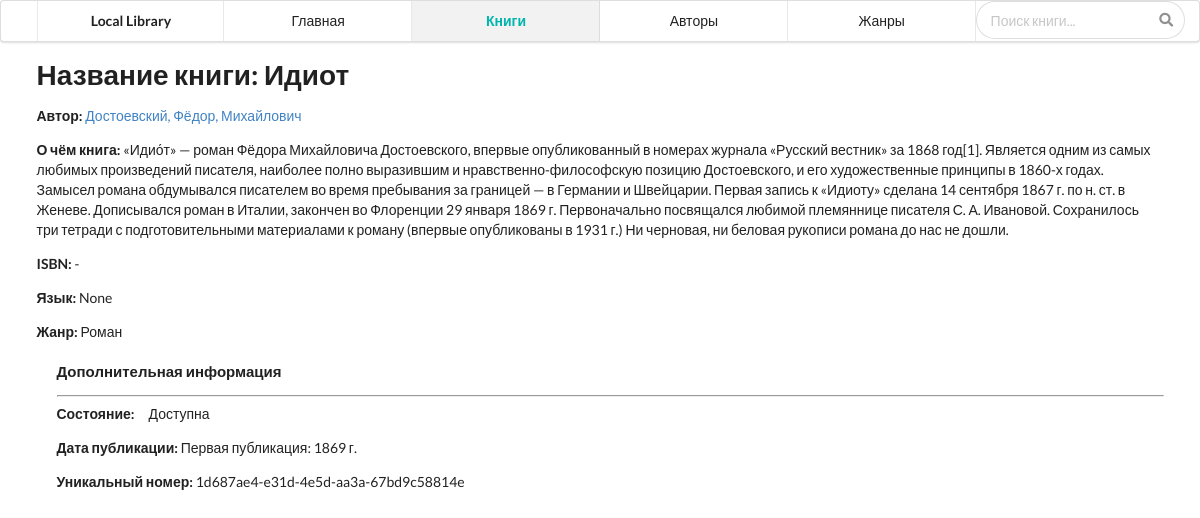
/catalog/book/2, run on the app's committed database.
### catalog/models.py (models this page shows, shortened)
class Book(models.Model):
    title = models.CharField(max_length=200)
    author = models.ForeignKey('Author', on_delete=models.SET_NULL, null=True)
    summary = models.TextField(max_length=1000, help_text="Введите краткое описание книги")
    isbn = models.CharField('ISBN', max_length=13,
                            help_text='13 Character <a href="https://www.isbn-international.org/content/what-isbn">ISBN number</a>')
    genre = models.ManyToManyField(Genre, help_text="Выберите жанр данной книги")
    language = models.ForeignKey('Language', on_delete=models.SET_NULL, null=True)
    class Meta:
        verbose_name = 'Книга'
        verbose_name_plural = 'Книги'
    def display_genre(self):
        return ', '.join([genre.name for genre in self.genre.all()[:3]])
    display_genre.short_description = 'Genre'

class Author(models.Model):
    first_name = models.CharField(max_length=100, default=None)
    midle_name = models.CharField(max_length=100, default=None)
    last_name = models.CharField(max_length=100, default=None)
    date_of_birth = models.DateField(null=True, blank=True)
    date_of_death = models.DateField('Died', null=True, blank=True)
    class Meta:
        verbose_name = 'Автор'
        verbose_name_plural = 'Авторы'
    def __str__(self):
        return '%s, %s, %s' % (self.last_name, self.first_name, self.midle_name)

class Genre(models.Model):
    name = models.CharField(max_length=200, help_text="Введите жанр книги (боевик, триллер, роман и т.д.)")
    class Meta:
        verbose_name = 'Жанр'
        verbose_name_plural = 'Жанры'
    def __str__(self):
        return self.name

class BookInstance(models.Model):
    id = models.UUIDField(primary_key=True, default=uuid.uuid4,
                          help_text="Уникальный идентификатор данной книги во всей библиотеке")
    book = models.ForeignKey('Book', on_delete=models.SET_NULL, null=True)
    imprint = models.CharField(max_length=200)
    due_back = models.DateField(null=True, blank=True)
    borrower = models.ForeignKey(User, on_delete=models.SET_NULL, null=True, blank=True)
    LOAN_STATUS = (
        ('m', 'Недоступна'),
        ('o', 'Взаймы'),
        ('a', 'Доступна'),
        ('r', 'Зарезервированная'),
    )
    status = models.CharField(max_length=1, choices=LOAN_STATUS, blank=True, default='d', help_text='Наличие книги')
    class Meta:
        verbose_name = 'Экземпляр книги'
        verbose_name_plural = 'Экземпляры книг'
        ordering = ["due_back"]
        permissions = (("can_mark_returned", "Set book as returned"),)

### catalog/views.py (the view)
# urls.py: re_path(r'^book/(?P<pk>\d+)$', views.BookDetailView.as_view(), name='book-detail'),
class BookDetailView(generic.DetailView):
    model = Book

### catalog/templates/catalog/book_detail.html (shortened to what this page needs)
{% extends "base.html" %}
{% block sidebar %}
    <div class="ui six item menu">
        <div class="ui container">
            <a class="header teal item" href="/">Local Library</a>
            <a class="item" href="{% url 'index' %}">Главная</a>
            <a class="teal item active" href="{% url 'books' %}"><strong>Книги</strong></a>
            <a class="item" href="{% url 'authors' %}">Авторы</a>
            <a class="item" href="">Жанры</a>
            <div class="ui medium right aligned category search">
                <div class="ui icon input">
                    <input class="prompt" type="text" placeholder="Поиск книги...">
                </div>
            </div>
        </div>
    </div>
{% endblock %}
{% block content %}
    <h1>Название книги: {{ book.title }}</h1>
    <p><strong>Автор:</strong> <a href="">{{ book.author }}</a></p>
    <p><strong>О чём книга:</strong> {{ book.summary }}</p>
    <p><strong>ISBN:</strong> {{ book.isbn }}</p>
    <p><strong>Язык:</strong> {{ book.language }}</p>
    <p><strong>Жанр:</strong> {% for genre in book.genre.all %}
        {{ genre }}{% if not forloop.last %}, {% endif %}{% endfor %}</p>
    <div style="margin-left:20px;margin-top:20px">
        <h4>Дополнительная информация</h4>
        {% for copy in book.bookinstance_set.all %}
            <hr>
            <p class="{% if copy.status == 'a' %}text-success{% elif copy.status == 'd' %}text-danger{% else %}
            text-warning{% endif %}"><strong>Состояние:&emsp;</strong>{{ copy.get_status_display }}</p>
            <p><strong>Дата публикации:</strong> {{ copy.imprint }}</p>
            <p class="text-muted"><strong>Уникальный номер:</strong> {{ copy.id }}</p>
        {% endfor %}
    </div>
{% endblock %}

### catalog/static/css/site.css (style rules this page uses)
html, body { height: 100%; }
html { font-size: 14px; }
body { margin: 0px; padding: 0px; overflow-x: hidden; min-width: 320px; background: #FFFFFF; font-family: 'Lato', 'Helvetica Neue', Arial, Helvetica, sans-serif; font-size: 14px; line-height: 1.4285em; color: rgba(0, 0, 0, 0.87); font-smoothing: antialiased; }
h1, h2, h3, h4, h5 { font-family: 'Lato', 'Helvetica Neue', Arial, Helvetica, sans-serif; line-height: 1.28571429em; margin: calc(2rem - 0.14285714em ) 0em 1rem; font-weight: bold; padding: 0em; }
h1 { min-height: 1rem; font-size: 2rem; }
h4 { font-size: 1.07142857rem; }
h1:first-child, h2:first-child, h3:first-child, h4:first-child, h5:first-child { margin-top: 0em; }
p { margin: 0em 0em 1em; line-height: 1.4285em; }
p:last-child { margin-bottom: 0em; }
a { color: #4183C4; text-decoration: none; }

### catalog/static/css/container.css (style rules this page uses)
.ui.container { display: block; max-width: 100% !important; }
@media only screen and (min-width: 1200px) { .ui.container { width: 1127px; margin-left: auto !important; margin-right: auto !important; } }

### catalog/static/css/menu.css (style rules this page uses)
.ui.menu { display: -webkit-box; display: -ms-flexbox; display: flex; margin: 1rem 0em; font-family: 'Lato', 'Helvetica Neue', Arial, Helvetica, sans-serif; background: #FFFFFF; font-weight: normal; border: 1px solid rgba(34, 36, 38, 0.15); -webkit-box-shadow: 0px 1px 2px 0 rgba(34, 36, 38, 0.15); box-shadow: 0px 1px 2px 0 rgba(34, 36, 38, 0.15); border-radius: 0.28571429rem; min-height: 2.85714286em; }
.ui.menu:after { content: ''; display: block; height: 0px; clear: both; visibility: hidden; }
.ui.menu:first-child { margin-top: 0rem; }
.ui.menu:not(.vertical) .item { display: -webkit-box; display: -ms-flexbox; display: flex; -webkit-box-align: center; -ms-flex-align: center; align-items: center; }
.ui.menu .item { position: relative; vertical-align: middle; line-height: 1; text-decoration: none; -webkit-tap-highlight-color: transparent; -webkit-box-flex: 0; -ms-flex: 0 0 auto; flex: 0 0 auto; -webkit-user-select: none; -moz-user-select: none; -ms-user-select: none; user-select: none; background: none; padding: 0.92857143em 1.14285714em; text-transform: none; color: rgba(0, 0, 0, 0.87); font-weight: normal; -webkit-transition: background 0.1s ease, color 0.1s ease, -webkit-box-shadow 0.1s ease; transition: background 0.1s ease, color 0.1s ease, -webkit-box-shadow 0.1s ease; transition: background 0.1s ease, box-shadow 0.1s ease, color 0.1s ease; transition: background 0.1s ease, box-shadow 0.1s ease, color 0.1s ease, -webkit-box-shadow 0.1s ease; }
.ui.menu .item:before { position: absolute; content: ''; top: 0%; right: 0px; height: 100%; width: 1px; background: rgba(34, 36, 38, 0.1); }
.ui.menu > .grid, .ui.menu > .container { display: -webkit-box; display: -ms-flexbox; display: flex; -webkit-box-align: inherit; -ms-flex-align: inherit; align-items: inherit; -webkit-box-orient: inherit; -webkit-box-direction: inherit; -ms-flex-direction: inherit; flex-direction: inherit; }
.ui.menu .header.item, .ui.vertical.menu .header.item { margin: 0em; background: ''; text-transform: normal; font-weight: bold; }
@media only screen and (min-width: 768px) { .ui.menu:not(.secondary):not(.text):not(.tabular):not(.borderless) > .container > .item:not(.right):not(.borderless):first-child { border-left: 1px solid rgba(34, 36, 38, 0.1); } }
.ui.menu .active.item { background: rgba(0, 0, 0, 0.05); color: rgba(0, 0, 0, 0.95); font-weight: normal; -webkit-box-shadow: none; box-shadow: none; }
.ui.menu .teal.active.item, .ui.teal.menu .active.item { border-color: #00B5AD !important; color: #00B5AD !important; }
.ui.item.menu, .ui.item.menu .item { width: 100%; padding-left: 0em !important; padding-right: 0em !important; margin-left: 0em !important; margin-right: 0em !important; text-align: center; -webkit-box-pack: center; -ms-flex-pack: center; justify-content: center; }
.ui.menu.six.item .item { width: 16.666%; }
.ui.menu { font-size: 1rem; }

### catalog/static/css/search.css (style rules this page uses)
.ui.search { position: relative; }
.ui.search .prompt { border-radius: 500rem; }
.ui.search { font-size: 1em; }

### data on the page
Book: title "Идиот", author "Достоевский, Фёдор, Михайлович", summary "«Идио́т» — роман Фёдора Михайловича Достоевского, впервые опубликованный в номерах журнала «Русский вестник» за 1868 год[1]. Является одним из самых любимых произведений писателя, наиболее полно выразившим и нравственно-философскую позицию Достоевского, и его художественные принципы в 1860-х годах. Замысел романа обдумывался писателем во время пребывания за границей — в Германии и Швейцарии. Первая запись к «Идиоту» сделана 14 сентября 1867 г. по н. ст. в Женеве. Дописывался роман в Италии, закончен во Флоренции 29 января 1869 г. Первоначально посвящался любимой племяннице писателя С. А. Ивановой. Сохранилось три тетради с подготовительными материалами к роману (впервые опубликованы в 1931…", isbn "-", language "None"
Genre: name "Роман"
BookInstance: status "Доступна", imprint "Первая публикация: 1869 г.", id "1d687ae4-e31d-4e5d-aa3a-67bd9c58814e"
